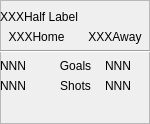
<?xml version="1.0" encoding="UTF-8"?>
<ui version="4.0">
 <class>HalfStatisticsFrame</class>
 <widget class="QFrame" name="HalfStatisticsFrame">
  <property name="geometry">
   <rect>
    <x>0</x>
    <y>0</y>
    <width>150</width>
    <height>124</height>
   </rect>
  </property>
  <property name="sizePolicy">
   <sizepolicy hsizetype="Expanding" vsizetype="Expanding">
    <horstretch>0</horstretch>
    <verstretch>0</verstretch>
   </sizepolicy>
  </property>
  <property name="windowTitle">
   <string/>
  </property>
  <property name="frameShape">
   <enum>QFrame::StyledPanel</enum>
  </property>
  <property name="frameShadow">
   <enum>QFrame::Raised</enum>
  </property>
  <widget class="QWidget" name="gridLayoutWidget">
   <property name="geometry">
    <rect>
     <x>0</x>
     <y>0</y>
     <width>151</width>
     <height>131</height>
    </rect>
   </property>
   <layout class="QGridLayout" name="gridLayout" columnstretch="0">
    <item row="2" column="0">
     <layout class="QHBoxLayout" name="horizontalLayout_2">
      <item>
       <widget class="QLabel" name="m_homeTeamName">
        <property name="text">
         <string notr="true">XXXHome</string>
        </property>
        <property name="alignment">
         <set>Qt::AlignCenter</set>
        </property>
       </widget>
      </item>
      <item>
       <widget class="QLabel" name="m_awayTeamName">
        <property name="text">
         <string notr="true">XXXAway</string>
        </property>
        <property name="alignment">
         <set>Qt::AlignCenter</set>
        </property>
       </widget>
      </item>
     </layout>
    </item>
    <item row="4" column="0">
     <layout class="QHBoxLayout" name="horizontalLayout">
      <item>
       <layout class="QVBoxLayout" name="verticalLayout">
        <item>
         <widget class="QLabel" name="m_homeGoals">
          <property name="text">
           <string notr="true">NNN</string>
          </property>
         </widget>
        </item>
        <item>
         <widget class="QLabel" name="m_homeShots">
          <property name="text">
           <string notr="true">NNN</string>
          </property>
         </widget>
        </item>
       </layout>
      </item>
      <item>
       <layout class="QVBoxLayout" name="verticalLayout_3">
        <item>
         <widget class="QLabel" name="goalsLabel">
          <property name="text">
           <string>Goals</string>
          </property>
          <property name="alignment">
           <set>Qt::AlignCenter</set>
          </property>
         </widget>
        </item>
        <item>
         <widget class="QLabel" name="shotsLabel">
          <property name="text">
           <string>Shots</string>
          </property>
          <property name="alignment">
           <set>Qt::AlignCenter</set>
          </property>
         </widget>
        </item>
       </layout>
      </item>
      <item>
       <layout class="QVBoxLayout" name="verticalLayout_2">
        <item>
         <widget class="QLabel" name="m_awayGoals">
          <property name="text">
           <string notr="true">NNN</string>
          </property>
         </widget>
        </item>
        <item>
         <widget class="QLabel" name="m_awayShots">
          <property name="text">
           <string notr="true">NNN</string>
          </property>
         </widget>
        </item>
       </layout>
      </item>
     </layout>
    </item>
    <item row="5" column="0">
     <spacer name="verticalSpacer">
      <property name="orientation">
       <enum>Qt::Vertical</enum>
      </property>
      <property name="sizeHint" stdset="0">
       <size>
        <width>20</width>
        <height>40</height>
       </size>
      </property>
     </spacer>
    </item>
    <item row="3" column="0">
     <widget class="Line" name="line">
      <property name="orientation">
       <enum>Qt::Horizontal</enum>
      </property>
     </widget>
    </item>
    <item row="0" column="0">
     <spacer name="verticalSpacer_2">
      <property name="orientation">
       <enum>Qt::Vertical</enum>
      </property>
      <property name="sizeType">
       <enum>QSizePolicy::Fixed</enum>
      </property>
      <property name="sizeHint" stdset="0">
       <size>
        <width>20</width>
        <height>10</height>
       </size>
      </property>
     </spacer>
    </item>
    <item row="1" column="0">
     <widget class="QLabel" name="m_halfNameLabel">
      <property name="text">
       <string notr="true">XXXHalf Label</string>
      </property>
     </widget>
    </item>
   </layout>
  </widget>
 </widget>
 <resources/>
 <connections/>
</ui>
